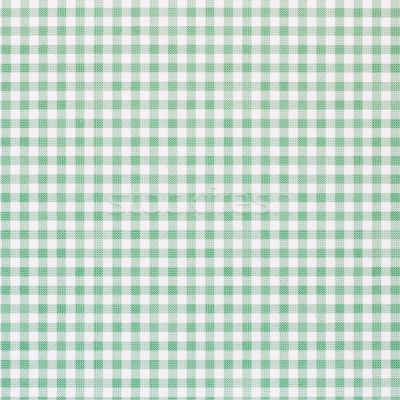
#> input picture t3/atividade_final/dat/0_00.jpg, 400 x 400 px; its folder holds only this picture in this run
$ jupyter execute --allow-errors OriginalImages.ipynb   (Python 2 division)
#> lines starting #> are read from the running program, lines starting #| are printed output that depends on the picture
[cell 1]
import cv2
import sys
import numpy as np
import matplotlib.pyplot as plt
import os
from os.path import isfile, join
import random
from skimage.feature import local_binary_pattern

folder_path = '../atividade_final/dat'

[cell 2]
def item_freq(a):
    items, freq = np.unique(a, return_counts=True)
    return np.array([items, freq]).T

class ImageItem:
    def __init__(self, image_name, image_path, image_class):
        self.image_name = image_name
        self.image_path = image_path
        self.image_class = image_class

    def read_image(self):
        return cv2.imread(self.image_path, cv2.IMREAD_GRAYSCALE)
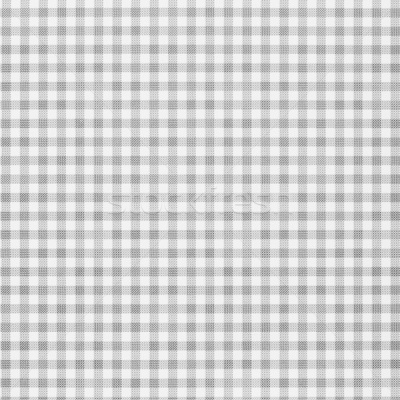
#> returned value: shape (400, 400); min 111, max 251, mean 210

    def __str__(self):
        return "class: '%s', path: '%s'" % (self.image_class, self.image_path)

class ImageItemCollection:
    def __init__(self):
        self.array = []
        self.by_class = {}

    def append(self, image_item):
        self.array.append(image_item)
        if not (image_item.image_class in self.by_class):
            self.by_class[image_item.image_class] = []
        self.by_class[image_item.image_class].append(image_item)

    def build_training_and_validation_sets(self, training_pct = 0.7):
#> called with training_pct = 0.7
        training_set = []
        validation_set = []
        for class_key in self.by_class:
            class_items = items.by_class[class_key]
            training_ammount = int(len(class_items) * training_pct)

            #shuffle without changing image_collection following functional principles
            shuffle_result = sorted(class_items, key=lambda class_items: random.random())

            for i in range(0,len(shuffle_result)):
                if i < training_ammount:
                    training_set.append(shuffle_result[i])
                else:
                    validation_set.append(shuffle_result[i])
        return (training_set, validation_set)

class EpDefaultReader:
    @staticmethod
    def list_files(folder_path):
        folder_items = os.listdir(folder_path)
        folder_files = [f for f in folder_items if isfile(join(folder_path, f))]
        return folder_files
    @staticmethod
    def get_image_class(folder_file):
        return folder_file.split("_")[0]
    @staticmethod
    def load_items(folder_path):
        folder_files = EpDefaultReader.list_files(folder_path)
        if len(folder_files) <= 0:
            raise ValueError("Folder should contain at least one file")
        items = ImageItemCollection()
        for folder_file in folder_files:
            full_path = join(folder_path, folder_file)
            image_class = EpDefaultReader.get_image_class(folder_file)
            items.append(ImageItem(folder_file, full_path, image_class))
        return items


class LbpResult:
    def __init__(self, image, image_class, lbp):
        self.image = image
        self.image_class = image_class
        self.lbp = lbp
        orig_histogram = item_freq(lbp.ravel())
        self.histogram = orig_histogram[:, 1]/sum(orig_histogram[:, 1])

    # [13 lines left out: function plot, not called in this run]

def calculate_lbp(image, image_class, radius = 2):
    no_points = 8 * radius
    # Uniform LBP is used
    lbp = local_binary_pattern(image, no_points, radius, method='uniform')
    return LbpResult(image, image_class, lbp)

def calculate_images_lbp(image_set, radius = 2):
    lbp_results = []
    for item in image_set:
        image = item.read_image()
        lbp_result = calculate_lbp(image, item.image_class, radius = 2)
        lbp_results.append(lbp_result)
    return lbp_results


# OpenCV uses sum of squared distance as compactnes s
def sum_of_squared_distances(point_a, point_b):
    return np.sum((point_a - point_b)**2)

# [29 lines left out: functions print_confusion_matrix, classify, not called in this run]

[cell 3]
items = EpDefaultReader.load_items(folder_path)

#> (the rest of this cell did not finish here and is left out)

[cell 4]
(training_set, validation_set) = items.build_training_and_validation_sets()

print("Training")
#> (the rest of this cell did not finish here and is left out)

[cell 5]
lbp_results = calculate_images_lbp(training_set)
for lbp_result in lbp_results:
    lbp_result.plot()

[cell 6]
x = []
for lbp in lbp_results:
    x.append(np.float32(lbp.histogram))

k_means_input=np.array(x)

k_size = 3
max_iteration = 10
accuracy = 0.3

criteria = (cv2.TERM_CRITERIA_EPS + cv2.TERM_CRITERIA_MAX_ITER,
            max_iteration,
            accuracy)

#> (the rest of this cell did not finish here and is left out)

[cell 7]
validation_lbp_results = calculate_images_lbp(validation_set)
#> in calculate_lbp, `lbp = local_binary_pattern(image, no_points, radius, method='uniform')`:
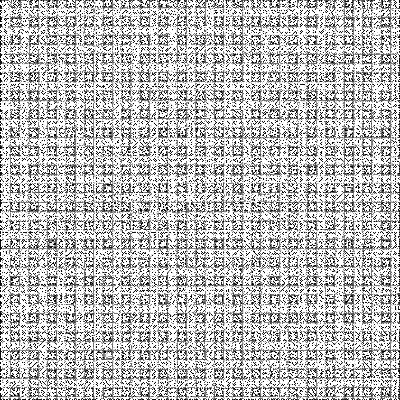
#> lbp: shape (400, 400) float64; min 0, max 17, mean 12.42; drawn with min black and max white
#> in item_freq, `items, freq = np.unique(a, return_counts=True)`: items = 18 values from 0 to 17; freq = 18 values, max 80957 at index 17, min 1159 at index 13, mean 8888.9
#> in __init__, `orig_histogram = item_freq(lbp.ravel())`: orig_histogram = 18 rows, first 8: [0, 7841], [1, 10715], [2, 1596], [3, 1434], [4, 2072], [5, 4399], [6, 4166], [7, 5462]
#> in __init__, `self.histogram = orig_histogram[:, 1]/sum(orig_histogram[:, 1])`: self.histogram = 18 values, max 0.506 at index 17, min 0.00724 at index 13, mean 0.0556
#> validation_lbp_results = 1 item

keys_array = items.by_class.keys()

confusion_matrix = np.zeros((len(keys_array),len(keys_array)))
#> (the rest of this cell did not finish here and is left out)

[cell 8]
lbp_results = calculate_images_lbp(items.array)
#> lbp_results = 1 item

keys_array = items.by_class.keys()

confusion_matrix = np.zeros((len(keys_array),len(keys_array)))
#> (the rest of this cell did not finish here and is left out)

$ run again, on t3/atividade_final/dat/1_01.jpg
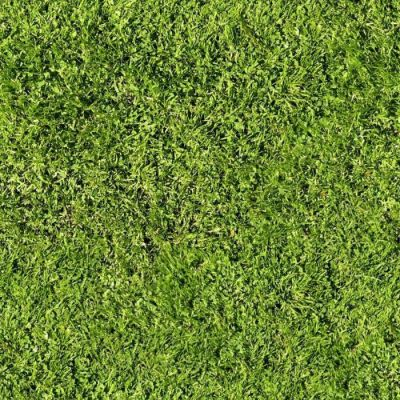
#> input picture t3/atividade_final/dat/1_01.jpg, 400 x 400 px
#> in read_image, `return cv2.imread(self.image_path, cv2.IMREAD_GRAYSCALE)`:
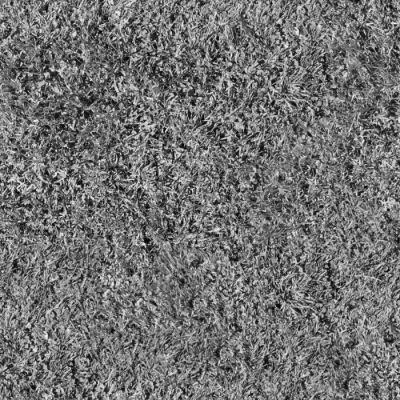
#> returned value: shape (400, 400); min 0, max 255, mean 114.5
#> in calculate_lbp, `lbp = local_binary_pattern(image, no_points, radius, method='uniform')`:
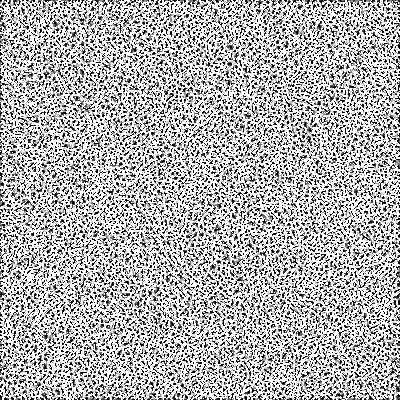
#> lbp: shape (400, 400) float64; min 0, max 17, mean 11.69; drawn with min black and max white
#> items = 18 values from 0 to 17; freq = 18 values, max 65424 at index 17, min 2190 at index 7, mean 8888.9
#> orig_histogram = 18 rows, first 8: [0, 16096], [1, 8729], [2, 6495], [3, 4156], [4, 3031], [5, 2522], [6, 2293], [7, 2190]
#> self.histogram = 18 values, max 0.409 at index 17, min 0.0137 at index 7, mean 0.0556
#> validation_lbp_results = 1 item

$ run again, on t3/atividade_final/dat/1_02.jpg
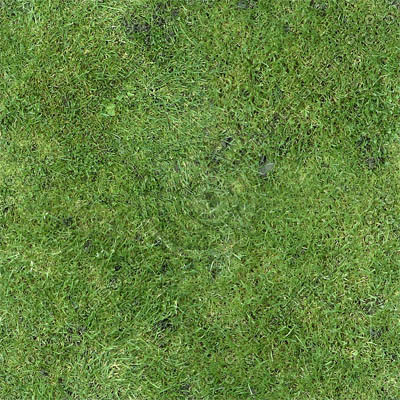
#> input picture t3/atividade_final/dat/1_02.jpg, 400 x 400 px
#> in read_image, `return cv2.imread(self.image_path, cv2.IMREAD_GRAYSCALE)`:
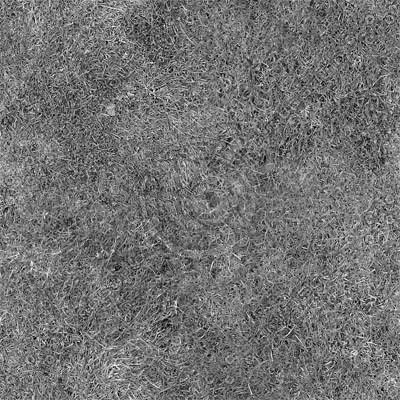
#> returned value: shape (400, 400); min 0, max 247, mean 114.4
#> in calculate_lbp, `lbp = local_binary_pattern(image, no_points, radius, method='uniform')`:
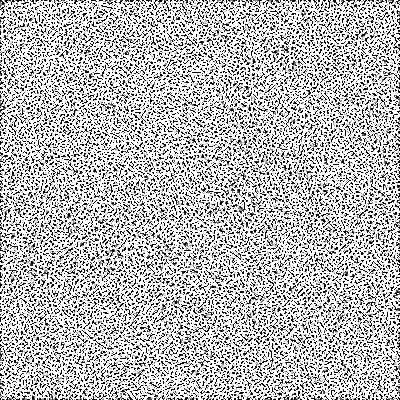
#> lbp: shape (400, 400) float64; min 0, max 17, mean 12.21; drawn with min black and max white
#> items = 18 values from 0 to 17; freq = 18 values, max 74964 at index 17, min 861 at index 8, mean 8888.9
#> orig_histogram = 18 rows, first 8: [0, 18392], [1, 10169], [2, 5853], [3, 2834], [4, 1656], [5, 1263], [6, 989], [7, 949]
#> self.histogram = 18 values, max 0.469 at index 17, min 0.00538 at index 8, mean 0.0556
#> validation_lbp_results = 1 item

$ run again, on t3/atividade_final/dat/2_00.jpg
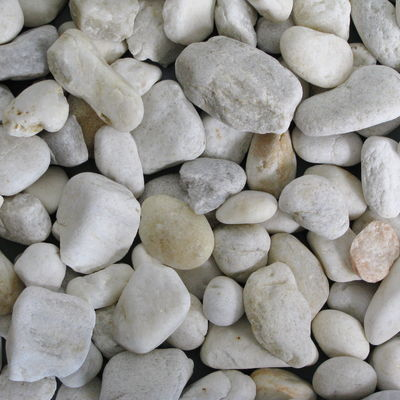
#> input picture t3/atividade_final/dat/2_00.jpg, 400 x 400 px
#> in read_image, `return cv2.imread(self.image_path, cv2.IMREAD_GRAYSCALE)`:
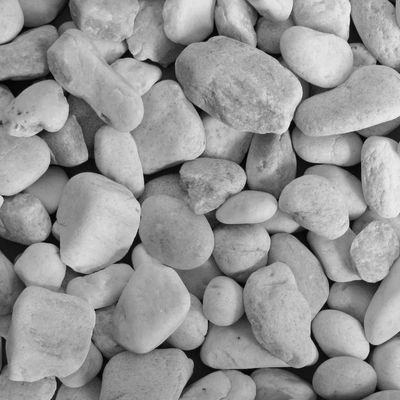
#> returned value: shape (400, 400); min 0, max 245, mean 150.1
#> in calculate_lbp, `lbp = local_binary_pattern(image, no_points, radius, method='uniform')`:
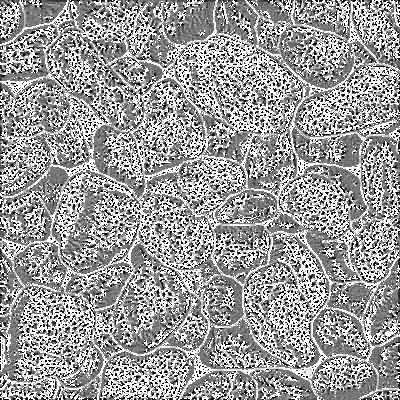
#> lbp: shape (400, 400) float64; min 0, max 17, mean 10.33; drawn with min black and max white
#> items = 18 values from 0 to 17; freq = 18 values, max 40772 at index 17, min 4297 at index 3, mean 8888.9
#> orig_histogram = 18 rows, first 8: [0, 8582], [1, 4727], [2, 4615], [3, 4297], [4, 4452], [5, 5147], [6, 7313], [7, 12690]
#> self.histogram = 18 values, max 0.255 at index 17, min 0.0269 at index 3, mean 0.0556
#> validation_lbp_results = 1 item
